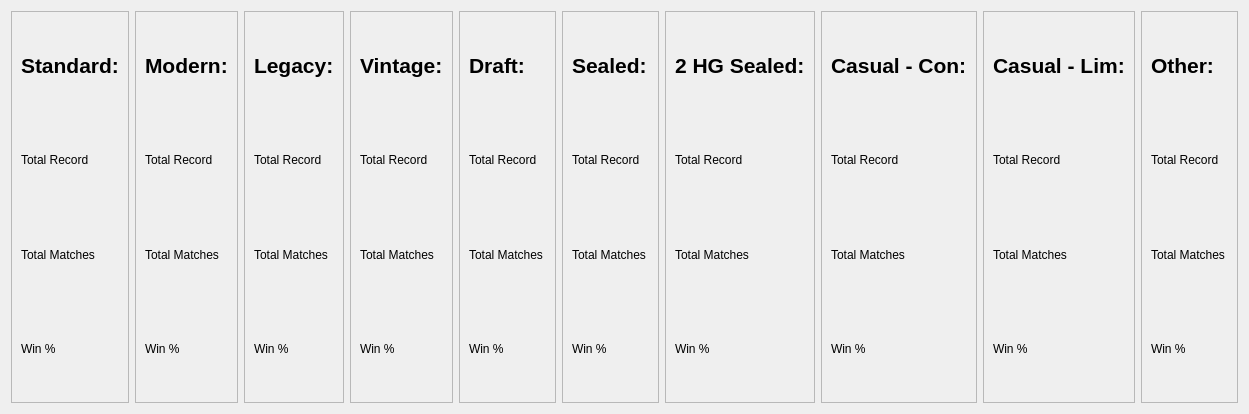
          <widget class="QWidget" name="scrollAreaWidgetContents">
           <property name="geometry">
            <rect>
             <x>0</x>
             <y>0</y>
             <width>1249</width>
             <height>414</height>
            </rect>
           </property>
           <layout class="QHBoxLayout" name="horizontalLayout_5">
            <item>
             <widget class="QFrame" name="standardFrame">
              <property name="frameShape">
               <enum>QFrame::StyledPanel</enum>
              </property>
              <property name="frameShadow">
               <enum>QFrame::Raised</enum>
              </property>
              <layout class="QVBoxLayout" name="verticalLayout_7">
               <item>
                <widget class="QLabel" name="label_3">
                 <property name="text">
                  <string>&lt;html&gt;&lt;head/&gt;&lt;body&gt;&lt;p&gt;&lt;span style=&quot; font-size:16pt; font-weight:600;&quot;&gt;Standard:&lt;/span&gt;&lt;/p&gt;&lt;/body&gt;&lt;/html&gt;</string>
                 </property>
                </widget>
               </item>
               <item>
                <widget class="QLabel" name="standardRecord">
                 <property name="text">
                  <string>&lt;html&gt;&lt;head/&gt;&lt;body&gt;&lt;p&gt;Total Record&lt;/p&gt;&lt;/body&gt;&lt;/html&gt;</string>
                 </property>
                </widget>
               </item>
               <item>
                <widget class="QLabel" name="standardMatches">
                 <property name="text">
                  <string>Total Matches</string>
                 </property>
                </widget>
               </item>
               <item>
                <widget class="QLabel" name="standardWinPercent">
                 <property name="text">
                  <string>Win %</string>
                 </property>
                </widget>
               </item>
              </layout>
             </widget>
            </item>
            <item>
             <widget class="QFrame" name="modernFrame">
              <property name="frameShape">
               <enum>QFrame::StyledPanel</enum>
              </property>
              <property name="frameShadow">
               <enum>QFrame::Raised</enum>
              </property>
              <layout class="QVBoxLayout" name="verticalLayout_8">
               <item>
                <widget class="QLabel" name="label_4">
                 <property name="text">
                  <string>&lt;html&gt;&lt;head/&gt;&lt;body&gt;&lt;p&gt;&lt;span style=&quot; font-size:16pt; font-weight:600;&quot;&gt;Modern:&lt;/span&gt;&lt;/p&gt;&lt;/body&gt;&lt;/html&gt;</string>
                 </property>
                </widget>
               </item>
               <item>
                <widget class="QLabel" name="modernRecord">
                 <property name="text">
                  <string>Total Record</string>
                 </property>
                </widget>
               </item>
               <item>
                <widget class="QLabel" name="modernMatches">
                 <property name="text">
                  <string>Total Matches</string>
                 </property>
                </widget>
               </item>
               <item>
                <widget class="QLabel" name="modernWinPercent">
                 <property name="text">
                  <string>Win %</string>
                 </property>
                </widget>
               </item>
              </layout>
             </widget>
            </item>
            <item>
             <widget class="QFrame" name="legacyFrame">
              <property name="frameShape">
               <enum>QFrame::StyledPanel</enum>
              </property>
              <property name="frameShadow">
               <enum>QFrame::Raised</enum>
              </property>
              <layout class="QVBoxLayout" name="verticalLayout_9">
               <item>
                <widget class="QLabel" name="label_5">
                 <property name="text">
                  <string>&lt;html&gt;&lt;head/&gt;&lt;body&gt;&lt;p&gt;&lt;span style=&quot; font-size:16pt; font-weight:600;&quot;&gt;Legacy:&lt;/span&gt;&lt;/p&gt;&lt;/body&gt;&lt;/html&gt;</string>
                 </property>
                </widget>
               </item>
               <item>
                <widget class="QLabel" name="legacyRecord">
                 <property name="text">
                  <string>Total Record</string>
                 </property>
                </widget>
               </item>
               <item>
                <widget class="QLabel" name="legacyMatches">
                 <property name="text">
                  <string>Total Matches</string>
                 </property>
                </widget>
               </item>
               <item>
                <widget class="QLabel" name="legacyWinPercent">
                 <property name="text">
                  <string>Win %</string>
                 </property>
                </widget>
               </item>
              </layout>
             </widget>
            </item>
            <item>
             <widget class="QFrame" name="vintageFrame">
              <property name="frameShape">
               <enum>QFrame::StyledPanel</enum>
              </property>
              <property name="frameShadow">
               <enum>QFrame::Raised</enum>
              </property>
              <layout class="QVBoxLayout" name="verticalLayout_12">
               <item>
                <widget class="QLabel" name="label_23">
                 <property name="text">
                  <string>&lt;html&gt;&lt;head/&gt;&lt;body&gt;&lt;p&gt;&lt;span style=&quot; font-size:16pt; font-weight:600;&quot;&gt;Vintage:&lt;/span&gt;&lt;/p&gt;&lt;/body&gt;&lt;/html&gt;</string>
                 </property>
                </widget>
               </item>
               <item>
                <widget class="QLabel" name="vintageRecord">
                 <property name="text">
                  <string>Total Record</string>
                 </property>
                </widget>
               </item>
               <item>
                <widget class="QLabel" name="vintageMatches">
                 <property name="text">
                  <string>Total Matches</string>
                 </property>
                </widget>
               </item>
               <item>
                <widget class="QLabel" name="vintageWinPercent">
                 <property name="text">
                  <string>Win %</string>
                 </property>
                </widget>
               </item>
              </layout>
             </widget>
            </item>
            <item>
             <widget class="QFrame" name="draftFrame">
              <property name="frameShape">
               <enum>QFrame::StyledPanel</enum>
              </property>
              <property name="frameShadow">
               <enum>QFrame::Raised</enum>
              </property>
              <layout class="QVBoxLayout" name="verticalLayout_11">
               <item>
                <widget class="QLabel" name="label_7">
                 <property name="text">
                  <string>&lt;html&gt;&lt;head/&gt;&lt;body&gt;&lt;p&gt;&lt;span style=&quot; font-size:16pt; font-weight:600;&quot;&gt;Draft:&lt;/span&gt;&lt;/p&gt;&lt;/body&gt;&lt;/html&gt;</string>
                 </property>
                </widget>
               </item>
               <item>
                <widget class="QLabel" name="draftRecord">
                 <property name="text">
                  <string>Total Record</string>
                 </property>
                </widget>
               </item>
               <item>
                <widget class="QLabel" name="draftMatches">
                 <property name="text">
                  <string>Total Matches</string>
                 </property>
                </widget>
               </item>
               <item>
                <widget class="QLabel" name="draftWinPercent">
                 <property name="text">
                  <string>Win %</string>
                 </property>
                </widget>
               </item>
              </layout>
             </widget>
            </item>
            <item>
             <widget class="QFrame" name="sealedFrame">
              <property name="frameShape">
               <enum>QFrame::StyledPanel</enum>
              </property>
              <property name="frameShadow">
               <enum>QFrame::Raised</enum>
              </property>
              <layout class="QVBoxLayout" name="verticalLayout_10">
               <item>
                <widget class="QLabel" name="label_6">
                 <property name="text">
                  <string>&lt;html&gt;&lt;head/&gt;&lt;body&gt;&lt;p&gt;&lt;span style=&quot; font-size:16pt; font-weight:600;&quot;&gt;Sealed:&lt;/span&gt;&lt;/p&gt;&lt;/body&gt;&lt;/html&gt;</string>
                 </property>
                </widget>
               </item>
               <item>
                <widget class="QLabel" name="sealedRecord">
                 <property name="text">
                  <string>Total Record</string>
                 </property>
                </widget>
               </item>
               <item>
                <widget class="QLabel" name="sealedMatches">
                 <property name="text">
                  <string>Total Matches</string>
                 </property>
                </widget>
               </item>
               <item>
                <widget class="QLabel" name="sealedWinPercent">
                 <property name="text">
                  <string>Win %</string>
                 </property>
                </widget>
               </item>
              </layout>
             </widget>
            </item>
            <item>
             <widget class="QFrame" name="twoHGFrame">
              <property name="frameShape">
               <enum>QFrame::StyledPanel</enum>
              </property>
              <property name="frameShadow">
               <enum>QFrame::Raised</enum>
              </property>
              <layout class="QVBoxLayout" name="verticalLayout_13">
               <item>
                <widget class="QLabel" name="label_27">
                 <property name="text">
                  <string>&lt;html&gt;&lt;head/&gt;&lt;body&gt;&lt;p&gt;&lt;span style=&quot; font-size:16pt; font-weight:600;&quot;&gt;2 HG Sealed:&lt;/span&gt;&lt;/p&gt;&lt;/body&gt;&lt;/html&gt;</string>
                 </property>
                </widget>
               </item>
               <item>
                <widget class="QLabel" name="twoHGRecord">
                 <property name="text">
                  <string>Total Record</string>
                 </property>
                </widget>
               </item>
               <item>
                <widget class="QLabel" name="twoHGMatches">
                 <property name="text">
                  <string>Total Matches</string>
                 </property>
                </widget>
               </item>
               <item>
                <widget class="QLabel" name="twoHGWinPercent">
                 <property name="text">
                  <string>Win %</string>
                 </property>
                </widget>
               </item>
              </layout>
             </widget>
            </item>
            <item>
             <widget class="QFrame" name="casualConFrame">
              <property name="frameShape">
               <enum>QFrame::StyledPanel</enum>
              </property>
              <property name="frameShadow">
               <enum>QFrame::Raised</enum>
              </property>
              <layout class="QVBoxLayout" name="verticalLayout_14">
               <item>
                <widget class="QLabel" name="label_31">
                 <property name="text">
                  <string>&lt;html&gt;&lt;head/&gt;&lt;body&gt;&lt;p&gt;&lt;span style=&quot; font-size:16pt; font-weight:600;&quot;&gt;Casual - Con:&lt;/span&gt;&lt;/p&gt;&lt;/body&gt;&lt;/html&gt;</string>
                 </property>
                </widget>
               </item>
               <item>
                <widget class="QLabel" name="casualConRecord">
                 <property name="text">
                  <string>Total Record</string>
                 </property>
                </widget>
               </item>
               <item>
                <widget class="QLabel" name="casualConMatches">
                 <property name="text">
                  <string>Total Matches</string>
                 </property>
                </widget>
               </item>
               <item>
                <widget class="QLabel" name="casualConWinPercent">
                 <property name="text">
                  <string>Win %</string>
                 </property>
                </widget>
               </item>
              </layout>
             </widget>
            </item>
            <item>
             <widget class="QFrame" name="casualLimFrame">
              <property name="frameShape">
               <enum>QFrame::StyledPanel</enum>
              </property>
              <property name="frameShadow">
               <enum>QFrame::Raised</enum>
              </property>
              <layout class="QVBoxLayout" name="verticalLayout_16">
               <item>
                <widget class="QLabel" name="label_39">
                 <property name="text">
                  <string>&lt;html&gt;&lt;head/&gt;&lt;body&gt;&lt;p&gt;&lt;span style=&quot; font-size:16pt; font-weight:600;&quot;&gt;Casual - Lim:&lt;/span&gt;&lt;/p&gt;&lt;/body&gt;&lt;/html&gt;</string>
                 </property>
                </widget>
               </item>
               <item>
                <widget class="QLabel" name="casualLimRecord">
                 <property name="text">
                  <string>Total Record</string>
                 </property>
                </widget>
               </item>
               <item>
                <widget class="QLabel" name="casualLimMatches">
                 <property name="text">
                  <string>Total Matches</string>
                 </property>
                </widget>
               </item>
               <item>
                <widget class="QLabel" name="casualLimWinPercent">
                 <property name="text">
                  <string>Win %</string>
                 </property>
                </widget>
               </item>
              </layout>
             </widget>
            </item>
            <item>
             <widget class="QFrame" name="otherFrame">
              <property name="frameShape">
               <enum>QFrame::StyledPanel</enum>
              </property>
              <property name="frameShadow">
               <enum>QFrame::Raised</enum>
              </property>
              <layout class="QVBoxLayout" name="verticalLayout_15">
               <item>
                <widget class="QLabel" name="label_35">
                 <property name="text">
                  <string>&lt;html&gt;&lt;head/&gt;&lt;body&gt;&lt;p&gt;&lt;span style=&quot; font-size:16pt; font-weight:600;&quot;&gt;Other:&lt;/span&gt;&lt;/p&gt;&lt;/body&gt;&lt;/html&gt;</string>
                 </property>
                </widget>
               </item>
               <item>
                <widget class="QLabel" name="otherRecord">
                 <property name="text">
                  <string>Total Record</string>
                 </property>
                </widget>
               </item>
               <item>
                <widget class="QLabel" name="otherMatches">
                 <property name="text">
                  <string>Total Matches</string>
                 </property>
                </widget>
               </item>
               <item>
                <widget class="QLabel" name="otherWinPercent">
                 <property name="text">
                  <string>Win %</string>
                 </property>
                </widget>
               </item>
              </layout>
             </widget>
            </item>
           </layout>
          </widget>
